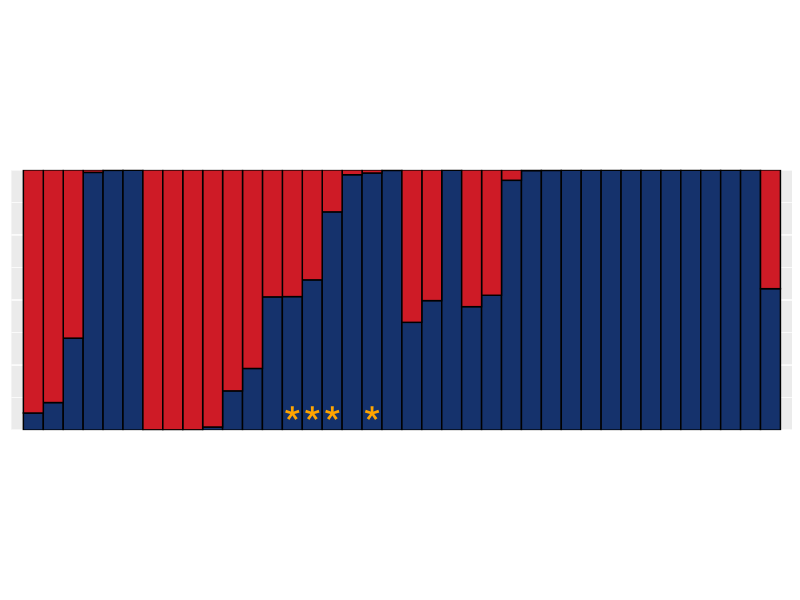

Write the R code that produced this figure.
# This code corresponds to Fig S13 in Alexander et al.
# It creates Fig. S3 (grouping, displaying, and contrasting STRUCTURE 
# assignments between birds of different song types) in the main manuscript 
# of Alexander et al.

# 1. Loading required library
library(tidyverse)

# 2. Setwd
setwd("chickadee/output/")

# 3. Reading in data (tab delimited), dropping last blank row and filtering for samples where song data available
temp <- read_tsv("../data/Table_S1.txt")
temp <- temp[1:165,]
temp <- temp %>% filter(!is.na(Song_summary))  %>% arrange(desc(BC_genetic_cluster_assignment)) %>% arrange(Song_summary)

# 4. Expanding dataset into "long" format 
longtemp <- gather(temp,cluster_assignment,assignment_value,c(BC_genetic_cluster_assignment,CC_genetic_cluster_assignment)) %>% arrange(assignment_value) %>% arrange(desc(cluster_assignment)) %>% arrange(Song_summary)

# 5. Creating structure plot based on "long" format and annotating Appleton City samples
# Saving as 1000 pixels wide, preserving aspect ratio as FigS5.png (in output folder)
ggplot(longtemp, aes(fill=cluster_assignment,y=assignment_value,x=factor(longtemp$Catalog_number,levels=as.numeric(temp$Catalog_number)))) +
  geom_bar(stat="identity",color="black",width=1) + theme (legend.position="none", axis.text = element_blank(),axis.title=element_blank(), axis.ticks = element_blank()) + scale_y_continuous(limits=c(0,1),expand = c(0, 0)) +
  theme(aspect.ratio = 1/3) +
  scale_x_discrete(limits=temp$Catalog_number) +
  scale_fill_manual(values = (c("#CE1B26","#15326C"))) +
  annotate("text",x=as.character(as.matrix(temp %>% filter(str_detect(Specific_locality,"Appleton City")) %>% select(Catalog_number))),y=0.025,label="*",color="orange",size=12)

# 6. Extracting information for doing t-tests etc
# Mean and SD for black-capped genetic for black-capped singing birds
temp %>% filter(Song_summary=="PUREBC") %>% group_by(Song_summary) %>% summarise(mean(BC_genetic_cluster_assignment),sd(BC_genetic_cluster_assignment))

# Mean and SD for Carolina genetic for Carolina singing birds
temp %>% filter(Song_summary=="PURECC") %>% group_by(Song_summary) %>% summarise(mean(CC_genetic_cluster_assignment),sd(CC_genetic_cluster_assignment))

# t.test
t.test((as.numeric(as.matrix(temp %>% filter(Song_summary=="PUREBC") %>% select(BC_genetic_cluster_assignment)))),(as.numeric(as.matrix(temp %>% filter(Song_summary=="PURECC") %>% select(CC_genetic_cluster_assignment)))))
